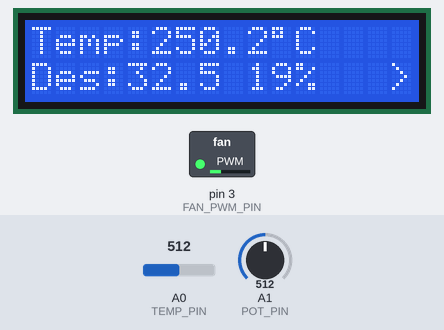
Bench run of a sketch on a simulated Arduino Uno, built with avr-gcc and run on an emulated ATmega328P. Parts: 16×2 character LCD, switched loads named in the sketch (green lamp = pin HIGH). Inputs (shaded band) come from the test bench; at power-on: A0 (TEMP_PIN) = 512, A1 (POT_PIN) = 512. What the sketch prints to the serial monitor is not drawn.

Above: at 2.7 s.
2.8 s: A0 (TEMP_PIN) set to 221
At 3.6 s:
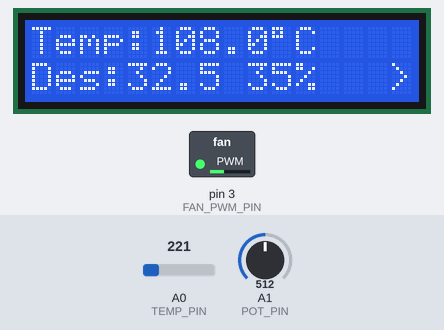
5.8 s: A0 (TEMP_PIN) set to 188
At 6.51 s:
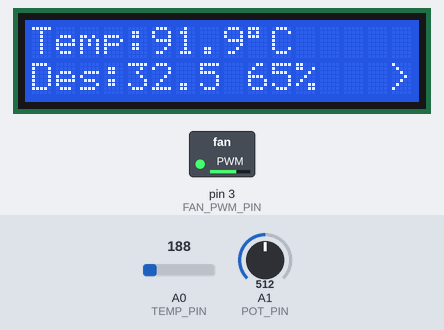
8.8 s: A1 (POT_PIN) set to 716
At 9.6 s:
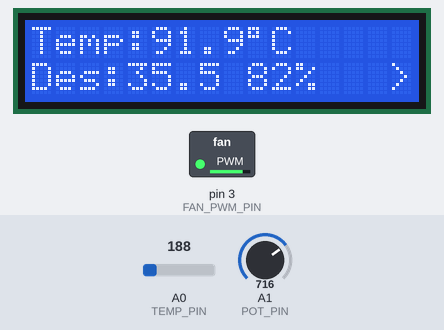
11.2 s: A0 (TEMP_PIN) set to 15
At 12.01 s:
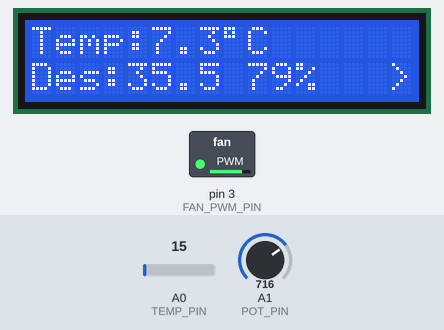
14.2 s: A0 (TEMP_PIN) set to 19
At 15.01 s:
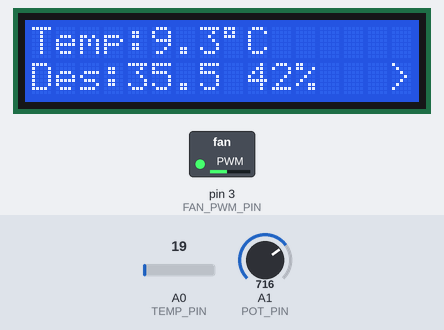
17.2 s: A0 (TEMP_PIN) set to 24
At 37.9 s:
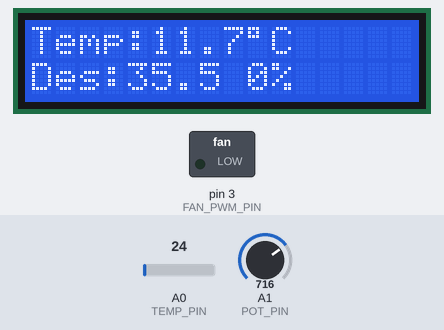
Timing chart, 0 to 39.4 s (numbered marks = the images above; inputs shaded):
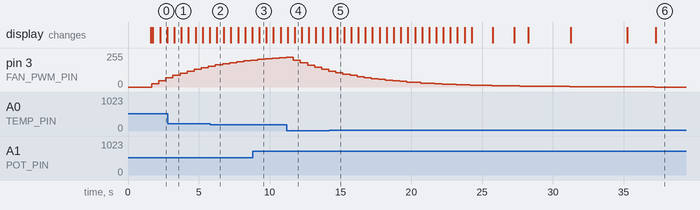

Measured:
- the behaviour switches between 205 and 204 on A0 (TEMP_PIN) (found by bisection; images 1 and 2)
- the behaviour switches between 20 and 21 on A0 (TEMP_PIN) (found by bisection; images 5 and 6)
- what the display in image 0 shows lasts 0.5 s, from 2.3 s to 2.8 s

The sketch:

fan_controller.ino
```cpp
#include <Wire.h>
#include <LiquidCrystal_I2C.h>

// ============================================================
// Arduino-Controlled 3D Printer Enclosure
//
// Hardware:
// - Arduino Uno R3
// - LM35 temperature sensor
// - 10 kOhm potentiometer
// - N-channel MOSFET controlling two DC fans
// - 16x2 I2C LCD
//
// Control behavior:
// - Potentiometer selects a desired temperature from 25-40 C.
// - Fans remain off when measured temperature is at/below setpoint.
// - Above the setpoint, fan PWM increases proportionally.
// - Fans reach full commanded PWM approximately 10 C above setpoint.
// - PWM output is smoothed to reduce abrupt speed changes.
// ============================================================


// -------------------- LCD --------------------

// Common I2C address for PCF8574-based 16x2 LCD modules.
// If the physical display does not respond, some modules use 0x3F.
LiquidCrystal_I2C lcd(0x27, 16, 2);


// -------------------- Pin assignments --------------------

const int TEMP_PIN = A0;   // LM35 analog output
const int POT_PIN = A1;    // Potentiometer wiper
const int FAN_PWM_PIN = 3; // PWM output to MOSFET gate circuit


// -------------------- Analog settings --------------------

const float ADC_REFERENCE_VOLTAGE = 5.0;
const int ADC_MAX_VALUE = 1023;

const int NUM_SAMPLES = 20;
const int SAMPLE_DELAY_MS = 2;


// -------------------- Temperature settings --------------------

// Adjustable setpoint range controlled by potentiometer.
const float MIN_SETPOINT_C = 25.0;
const float MAX_SETPOINT_C = 40.0;

// LM35 output is approximately 10 mV / degree C
// with approximately 0 V corresponding to 0 C.
const float LM35_VOLTS_PER_C = 0.010;


// -------------------- Fan settings --------------------

// Minimum PWM command used once cooling is requested.
//
// A value greater than zero is useful because many DC fans will
// not reliably turn at extremely small PWM duty cycles.
const int MIN_ACTIVE_PWM = 80;
const int MAX_PWM = 255;

// Fan reaches maximum commanded PWM when temperature is this
// many degrees above the selected setpoint.
const float FULL_SPEED_DELTA_C = 10.0;

// Smoothing factor:
// 0.0 = output never changes
// 1.0 = output immediately reaches target
//
// 0.10 gives gradual changes while remaining responsive.
const float PWM_SMOOTHING_FACTOR = 0.10;

float smoothedPWM = 0.0;


// -------------------- Timing --------------------

const unsigned long UPDATE_INTERVAL_MS = 500;
unsigned long previousUpdateTime = 0;


// ============================================================
// Helper functions
// ============================================================

// Read an analog pin several times and return the average.
//
// Averaging helps reduce small fluctuations in the ADC reading.
float readAverageADC(int pin) {
  long sum = 0;

  for (int i = 0; i < NUM_SAMPLES; i++) {
    sum += analogRead(pin);
    delay(SAMPLE_DELAY_MS);
  }

  return sum / (float)NUM_SAMPLES;
}


// Convert a value from one floating-point range to another.
//
// Arduino's standard map() function operates using integer
// arithmetic, so this function is used when temperatures or
// averaged ADC readings contain decimal values.
float mapFloat(
  float value,
  float inputMin,
  float inputMax,
  float outputMin,
  float outputMax
) {
  return (value - inputMin)
         * (outputMax - outputMin)
         / (inputMax - inputMin)
         + outputMin;
}


// Read the LM35 and return temperature in degrees Celsius.
float readTemperatureC() {
  float adcReading = readAverageADC(TEMP_PIN);

  float voltage =
    adcReading * (ADC_REFERENCE_VOLTAGE / ADC_MAX_VALUE);

  // LM35: approximately 10 mV per degree Celsius.
  return voltage / LM35_VOLTS_PER_C;
}


// Read the potentiometer and convert it into the user's
// desired enclosure temperature.
float readSetpointC() {
  float potReading = readAverageADC(POT_PIN);

  float setpoint = mapFloat(
    potReading,
    0.0,
    ADC_MAX_VALUE,
    MIN_SETPOINT_C,
    MAX_SETPOINT_C
  );

  return constrain(
    setpoint,
    MIN_SETPOINT_C,
    MAX_SETPOINT_C
  );
}


// Calculate the required fan PWM command.
//
// At or below the setpoint:
//     fan target = 0
//
// Immediately above the setpoint:
//     fan target begins at MIN_ACTIVE_PWM
//
// At setpoint + FULL_SPEED_DELTA_C:
//     fan target = 255
//
// Above that:
//     command remains at 255.
int calculateTargetPWM(
  float temperatureC,
  float setpointC
) {
  if (temperatureC <= setpointC) {
    return 0;
  }

  float pwm = mapFloat(
    temperatureC,
    setpointC,
    setpointC + FULL_SPEED_DELTA_C,
    MIN_ACTIVE_PWM,
    MAX_PWM
  );

  pwm = constrain(
    pwm,
    (float)MIN_ACTIVE_PWM,
    (float)MAX_PWM
  );

  return (int)round(pwm);
}


// Update the smoothed PWM value and return the integer command
// that will actually be sent to analogWrite().
int updateFanPWM(int targetPWM) {

  smoothedPWM +=
    (targetPWM - smoothedPWM) * PWM_SMOOTHING_FACTOR;

  // Prevent the floating-point smoother from sitting forever
  // just above zero after the fan has been commanded off.
  if (targetPWM == 0 && smoothedPWM < 1.0) {
    smoothedPWM = 0.0;
  }

  // Likewise, settle exactly on the upper target.
  if (
    targetPWM == MAX_PWM &&
    smoothedPWM > MAX_PWM - 1.0
  ) {
    smoothedPWM = MAX_PWM;
  }

  int pwmOutput = (int)round(smoothedPWM);

  return constrain(
    pwmOutput,
    0,
    MAX_PWM
  );
}


// Update the 16x2 LCD.
//
// Clearing each row before writing prevents leftover characters
// when a value changes from a longer number to a shorter one.
void updateLCD(
  float temperatureC,
  float setpointC,
  int fanPercent,
  bool fanOn
) {

  // Clear first row.
  lcd.setCursor(0, 0);
  lcd.print("                ");

  // Display measured temperature.
  lcd.setCursor(0, 0);
  lcd.print("Temp:");
  lcd.print(temperatureC, 1);
  lcd.print((char)223); // LCD degree symbol
  lcd.print("C");


  // Clear second row.
  lcd.setCursor(0, 1);
  lcd.print("                ");

  // Display desired temperature and commanded fan percentage.
  lcd.setCursor(0, 1);
  lcd.print("Des:");
  lcd.print(setpointC, 1);

  lcd.setCursor(9, 1);
  lcd.print(fanPercent);
  lcd.print("%");

  // Status indicator in final LCD column.
  lcd.setCursor(15, 1);

  if (fanOn) {
    lcd.print(">");
  } else {
    lcd.print(" ");
  }
}


// Send diagnostic information to the Serial Monitor.
void printSerialDiagnostics(
  float temperatureC,
  float setpointC,
  int targetPWM,
  int actualPWM
) {
  int fanPercent =
    (int)round((actualPWM / 255.0) * 100.0);

  Serial.print("Temperature: ");
  Serial.print(temperatureC, 1);
  Serial.print(" C");

  Serial.print(" | Setpoint: ");
  Serial.print(setpointC, 1);
  Serial.print(" C");

  Serial.print(" | Target PWM: ");
  Serial.print(targetPWM);

  Serial.print(" | Output PWM: ");
  Serial.print(actualPWM);

  Serial.print(" | Fan command: ");
  Serial.print(fanPercent);
  Serial.print("%");

  if (actualPWM > 0) {
    Serial.println(" | ON");
  } else {
    Serial.println(" | OFF");
  }
}


// ============================================================
// Arduino setup
// ============================================================

void setup() {

  pinMode(FAN_PWM_PIN, OUTPUT);

  // Make sure the fans are initially commanded off.
  analogWrite(FAN_PWM_PIN, 0);

  // Start LCD.
  lcd.init();
  lcd.backlight();

  // Startup message.
  lcd.setCursor(0, 0);
  lcd.print("Enclosure Fan");

  lcd.setCursor(0, 1);
  lcd.print("Controller");

  // Start Serial Monitor.
  Serial.begin(9600);
  Serial.println();
  Serial.println(
    "Arduino 3D Printer Enclosure Controller"
  );
  Serial.println(
    "System initialized."
  );

  delay(1500);

  lcd.clear();
}


// ============================================================
// Main program loop
// ============================================================

void loop() {

  unsigned long currentTime = millis();

  // Update approximately every 500 ms.
  if (
    currentTime - previousUpdateTime
    < UPDATE_INTERVAL_MS
  ) {
    return;
  }

  previousUpdateTime = currentTime;


  // 1. Measure enclosure temperature using the LM35.
  float temperatureC = readTemperatureC();


  // 2. Read the user's desired temperature from the
  //    potentiometer.
  float setpointC = readSetpointC();


  // 3. Determine the desired fan PWM command.
  int targetPWM =
    calculateTargetPWM(
      temperatureC,
      setpointC
    );


  // 4. Smooth the fan command.
  int fanPWM =
    updateFanPWM(targetPWM);


  // 5. Send PWM to the MOSFET.
  //
  // The Arduino is NOT powering the fans directly.
  // This PWM signal drives the MOSFET gate circuit,
  // which switches the fan current.
  analogWrite(
    FAN_PWM_PIN,
    fanPWM
  );


  // 6. Convert commanded PWM to percentage for display.
  //
  // This is commanded PWM percentage, NOT measured fan RPM.
  int fanPercent =
    (int)round(
      (fanPWM / 255.0) * 100.0
    );

  bool fanOn = fanPWM > 0;


  // 7. Update LCD.
  updateLCD(
    temperatureC,
    setpointC,
    fanPercent,
    fanOn
  );


  // 8. Output diagnostic information.
  printSerialDiagnostics(
    temperatureC,
    setpointC,
    targetPWM,
    fanPWM
  );
}
```
